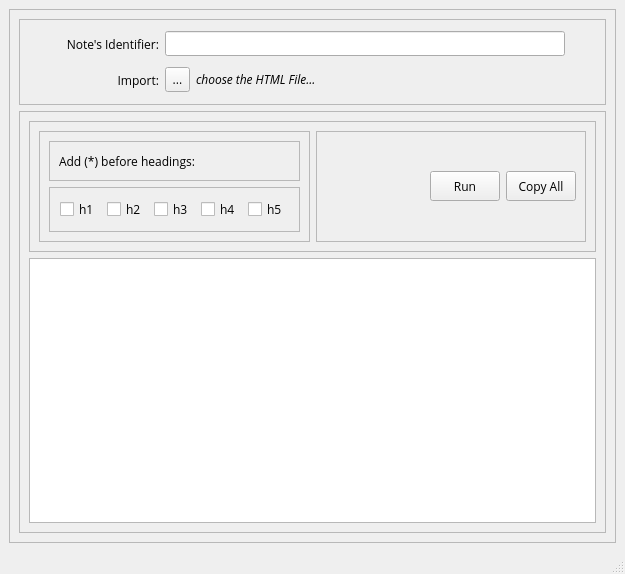
<?xml version="1.0" encoding="UTF-8"?>
<ui version="4.0">
 <class>MainWindow</class>
 <widget class="QMainWindow" name="MainWindow">
  <property name="geometry">
   <rect>
    <x>0</x>
    <y>0</y>
    <width>625</width>
    <height>574</height>
   </rect>
  </property>
  <property name="windowTitle">
   <string>BearNote-TOC-MonkeyApple v1.0</string>
  </property>
  <widget class="QWidget" name="centralwidget">
   <property name="font">
    <font>
     <family>Open Sans</family>
    </font>
   </property>
   <layout class="QGridLayout" name="gridLayout_7">
    <item row="0" column="0">
     <widget class="QFrame" name="frame">
      <property name="minimumSize">
       <size>
        <width>0</width>
        <height>0</height>
       </size>
      </property>
      <property name="maximumSize">
       <size>
        <width>16777215</width>
        <height>16777215</height>
       </size>
      </property>
      <property name="frameShape">
       <enum>QFrame::StyledPanel</enum>
      </property>
      <property name="frameShadow">
       <enum>QFrame::Raised</enum>
      </property>
      <layout class="QGridLayout" name="gridLayout_2">
       <item row="0" column="0">
        <widget class="QFrame" name="frame_6">
         <property name="minimumSize">
          <size>
           <width>0</width>
           <height>0</height>
          </size>
         </property>
         <property name="maximumSize">
          <size>
           <width>16777215</width>
           <height>16777215</height>
          </size>
         </property>
         <property name="frameShape">
          <enum>QFrame::StyledPanel</enum>
         </property>
         <property name="frameShadow">
          <enum>QFrame::Raised</enum>
         </property>
         <layout class="QGridLayout" name="gridLayout">
          <item row="0" column="0">
           <layout class="QVBoxLayout" name="verticalLayout_3">
            <item>
             <layout class="QHBoxLayout" name="horizontalLayout_9">
              <item>
               <widget class="QLabel" name="label_3">
                <property name="minimumSize">
                 <size>
                  <width>130</width>
                  <height>30</height>
                 </size>
                </property>
                <property name="maximumSize">
                 <size>
                  <width>130</width>
                  <height>30</height>
                 </size>
                </property>
                <property name="font">
                 <font>
                  <family>Open Sans</family>
                  <weight>50</weight>
                  <bold>false</bold>
                 </font>
                </property>
                <property name="text">
                 <string>Note's Identifier:</string>
                </property>
                <property name="alignment">
                 <set>Qt::AlignRight|Qt::AlignTrailing|Qt::AlignVCenter</set>
                </property>
               </widget>
              </item>
              <item>
               <widget class="QLineEdit" name="identifier">
                <property name="minimumSize">
                 <size>
                  <width>400</width>
                  <height>0</height>
                 </size>
                </property>
                <property name="maximumSize">
                 <size>
                  <width>400</width>
                  <height>16777215</height>
                 </size>
                </property>
               </widget>
              </item>
              <item>
               <spacer name="horizontalSpacer">
                <property name="orientation">
                 <enum>Qt::Horizontal</enum>
                </property>
                <property name="sizeHint" stdset="0">
                 <size>
                  <width>40</width>
                  <height>20</height>
                 </size>
                </property>
               </spacer>
              </item>
             </layout>
            </item>
            <item>
             <layout class="QHBoxLayout" name="horizontalLayout">
              <item>
               <widget class="QLabel" name="label">
                <property name="enabled">
                 <bool>true</bool>
                </property>
                <property name="minimumSize">
                 <size>
                  <width>130</width>
                  <height>30</height>
                 </size>
                </property>
                <property name="maximumSize">
                 <size>
                  <width>130</width>
                  <height>30</height>
                 </size>
                </property>
                <property name="layoutDirection">
                 <enum>Qt::LeftToRight</enum>
                </property>
                <property name="text">
                 <string>Import:</string>
                </property>
                <property name="alignment">
                 <set>Qt::AlignRight|Qt::AlignTrailing|Qt::AlignVCenter</set>
                </property>
               </widget>
              </item>
              <item>
               <widget class="QToolButton" name="htmlDir">
                <property name="minimumSize">
                 <size>
                  <width>25</width>
                  <height>25</height>
                 </size>
                </property>
                <property name="maximumSize">
                 <size>
                  <width>25</width>
                  <height>25</height>
                 </size>
                </property>
                <property name="text">
                 <string>...</string>
                </property>
               </widget>
              </item>
              <item>
               <widget class="QLabel" name="label_htmlDir">
                <property name="minimumSize">
                 <size>
                  <width>375</width>
                  <height>30</height>
                 </size>
                </property>
                <property name="maximumSize">
                 <size>
                  <width>375</width>
                  <height>30</height>
                 </size>
                </property>
                <property name="font">
                 <font>
                  <italic>true</italic>
                 </font>
                </property>
                <property name="mouseTracking">
                 <bool>false</bool>
                </property>
                <property name="text">
                 <string>choose the HTML File...</string>
                </property>
                <property name="textInteractionFlags">
                 <set>Qt::LinksAccessibleByMouse|Qt::TextSelectableByMouse</set>
                </property>
               </widget>
              </item>
              <item>
               <spacer name="horizontalSpacer_2">
                <property name="orientation">
                 <enum>Qt::Horizontal</enum>
                </property>
                <property name="sizeHint" stdset="0">
                 <size>
                  <width>40</width>
                  <height>20</height>
                 </size>
                </property>
               </spacer>
              </item>
             </layout>
            </item>
           </layout>
          </item>
         </layout>
        </widget>
       </item>
       <item row="1" column="0">
        <widget class="QFrame" name="frame_3">
         <property name="minimumSize">
          <size>
           <width>0</width>
           <height>0</height>
          </size>
         </property>
         <property name="maximumSize">
          <size>
           <width>16777215</width>
           <height>16777215</height>
          </size>
         </property>
         <property name="frameShape">
          <enum>QFrame::StyledPanel</enum>
         </property>
         <property name="frameShadow">
          <enum>QFrame::Raised</enum>
         </property>
         <layout class="QVBoxLayout" name="verticalLayout_2">
          <item>
           <widget class="QFrame" name="frame_7">
            <property name="frameShape">
             <enum>QFrame::StyledPanel</enum>
            </property>
            <property name="frameShadow">
             <enum>QFrame::Raised</enum>
            </property>
            <layout class="QHBoxLayout" name="horizontalLayout_4">
             <item>
              <widget class="QFrame" name="frame_5">
               <property name="frameShape">
                <enum>QFrame::StyledPanel</enum>
               </property>
               <property name="frameShadow">
                <enum>QFrame::Raised</enum>
               </property>
               <layout class="QVBoxLayout" name="verticalLayout">
                <item>
                 <widget class="QFrame" name="frame_8">
                  <property name="frameShape">
                   <enum>QFrame::StyledPanel</enum>
                  </property>
                  <property name="frameShadow">
                   <enum>QFrame::Raised</enum>
                  </property>
                  <layout class="QHBoxLayout" name="horizontalLayout_5">
                   <item>
                    <widget class="QLabel" name="label_2">
                     <property name="text">
                      <string>Add (*) before headings:</string>
                     </property>
                    </widget>
                   </item>
                   <item>
                    <spacer name="horizontalSpacer_4">
                     <property name="orientation">
                      <enum>Qt::Horizontal</enum>
                     </property>
                     <property name="sizeHint" stdset="0">
                      <size>
                       <width>52</width>
                       <height>20</height>
                      </size>
                     </property>
                    </spacer>
                   </item>
                  </layout>
                 </widget>
                </item>
                <item>
                 <widget class="QFrame" name="frame_4">
                  <property name="frameShape">
                   <enum>QFrame::StyledPanel</enum>
                  </property>
                  <property name="frameShadow">
                   <enum>QFrame::Raised</enum>
                  </property>
                  <layout class="QHBoxLayout" name="horizontalLayout_2">
                   <item>
                    <widget class="QCheckBox" name="checkh1">
                     <property name="minimumSize">
                      <size>
                       <width>40</width>
                       <height>25</height>
                      </size>
                     </property>
                     <property name="maximumSize">
                      <size>
                       <width>40</width>
                       <height>25</height>
                      </size>
                     </property>
                     <property name="text">
                      <string>h1</string>
                     </property>
                     <property name="checked">
                      <bool>false</bool>
                     </property>
                    </widget>
                   </item>
                   <item>
                    <widget class="QCheckBox" name="checkh2">
                     <property name="minimumSize">
                      <size>
                       <width>40</width>
                       <height>25</height>
                      </size>
                     </property>
                     <property name="maximumSize">
                      <size>
                       <width>40</width>
                       <height>25</height>
                      </size>
                     </property>
                     <property name="text">
                      <string>h2</string>
                     </property>
                     <property name="checked">
                      <bool>false</bool>
                     </property>
                    </widget>
                   </item>
                   <item>
                    <widget class="QCheckBox" name="checkh3">
                     <property name="minimumSize">
                      <size>
                       <width>40</width>
                       <height>25</height>
                      </size>
                     </property>
                     <property name="maximumSize">
                      <size>
                       <width>40</width>
                       <height>25</height>
                      </size>
                     </property>
                     <property name="text">
                      <string>h3</string>
                     </property>
                    </widget>
                   </item>
                   <item>
                    <widget class="QCheckBox" name="checkh4">
                     <property name="minimumSize">
                      <size>
                       <width>40</width>
                       <height>25</height>
                      </size>
                     </property>
                     <property name="maximumSize">
                      <size>
                       <width>40</width>
                       <height>25</height>
                      </size>
                     </property>
                     <property name="text">
                      <string>h4</string>
                     </property>
                    </widget>
                   </item>
                   <item>
                    <widget class="QCheckBox" name="checkh5">
                     <property name="minimumSize">
                      <size>
                       <width>40</width>
                       <height>25</height>
                      </size>
                     </property>
                     <property name="maximumSize">
                      <size>
                       <width>40</width>
                       <height>25</height>
                      </size>
                     </property>
                     <property name="text">
                      <string>h5</string>
                     </property>
                    </widget>
                   </item>
                  </layout>
                 </widget>
                </item>
               </layout>
              </widget>
             </item>
             <item>
              <widget class="QFrame" name="frame_2">
               <property name="frameShape">
                <enum>QFrame::StyledPanel</enum>
               </property>
               <property name="frameShadow">
                <enum>QFrame::Raised</enum>
               </property>
               <layout class="QHBoxLayout" name="horizontalLayout_3">
                <item>
                 <spacer name="horizontalSpacer_3">
                  <property name="orientation">
                   <enum>Qt::Horizontal</enum>
                  </property>
                  <property name="sizeHint" stdset="0">
                   <size>
                    <width>40</width>
                    <height>20</height>
                   </size>
                  </property>
                 </spacer>
                </item>
                <item>
                 <widget class="QPushButton" name="runButton">
                  <property name="minimumSize">
                   <size>
                    <width>70</width>
                    <height>30</height>
                   </size>
                  </property>
                  <property name="maximumSize">
                   <size>
                    <width>70</width>
                    <height>30</height>
                   </size>
                  </property>
                  <property name="text">
                   <string>Run</string>
                  </property>
                 </widget>
                </item>
                <item>
                 <widget class="QPushButton" name="copyAll">
                  <property name="minimumSize">
                   <size>
                    <width>70</width>
                    <height>30</height>
                   </size>
                  </property>
                  <property name="maximumSize">
                   <size>
                    <width>70</width>
                    <height>30</height>
                   </size>
                  </property>
                  <property name="text">
                   <string>Copy All</string>
                  </property>
                 </widget>
                </item>
               </layout>
              </widget>
             </item>
            </layout>
           </widget>
          </item>
          <item>
           <widget class="QTextBrowser" name="textBrowser">
            <property name="minimumSize">
             <size>
              <width>0</width>
              <height>0</height>
             </size>
            </property>
            <property name="maximumSize">
             <size>
              <width>16777215</width>
              <height>16777215</height>
             </size>
            </property>
            <property name="html">
             <string>&lt;!DOCTYPE HTML PUBLIC &quot;-//W3C//DTD HTML 4.0//EN&quot; &quot;http://www.w3.org/TR/REC-html40/strict.dtd&quot;&gt;
&lt;html&gt;&lt;head&gt;&lt;meta name=&quot;qrichtext&quot; content=&quot;1&quot; /&gt;&lt;style type=&quot;text/css&quot;&gt;
p, li { white-space: pre-wrap; }
&lt;/style&gt;&lt;/head&gt;&lt;body style=&quot; font-family:'Open Sans'; font-size:9.07563pt; font-weight:400; font-style:normal;&quot;&gt;
&lt;p style=&quot;-qt-paragraph-type:empty; margin-top:0px; margin-bottom:0px; margin-left:0px; margin-right:0px; -qt-block-indent:0; text-indent:0px; font-size:9.07563pt;&quot;&gt;&lt;br /&gt;&lt;/p&gt;&lt;/body&gt;&lt;/html&gt;</string>
            </property>
           </widget>
          </item>
         </layout>
        </widget>
       </item>
      </layout>
     </widget>
    </item>
   </layout>
  </widget>
  <widget class="QMenuBar" name="menubar">
   <property name="geometry">
    <rect>
     <x>0</x>
     <y>0</y>
     <width>625</width>
     <height>26</height>
    </rect>
   </property>
   <property name="font">
    <font>
     <family>Open Sans</family>
    </font>
   </property>
  </widget>
  <widget class="QStatusBar" name="statusbar">
   <property name="font">
    <font>
     <family>Open Sans</family>
    </font>
   </property>
  </widget>
 </widget>
 <resources/>
 <connections/>
</ui>
